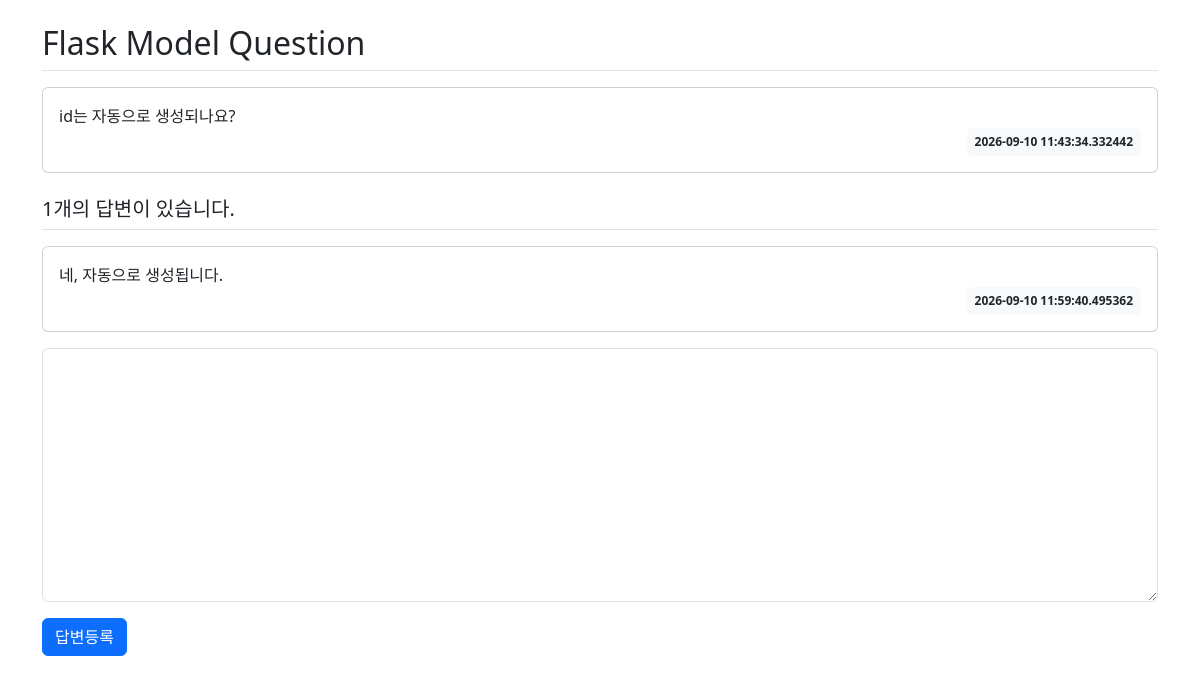
Page /question/detail/2 on the earlier database version.
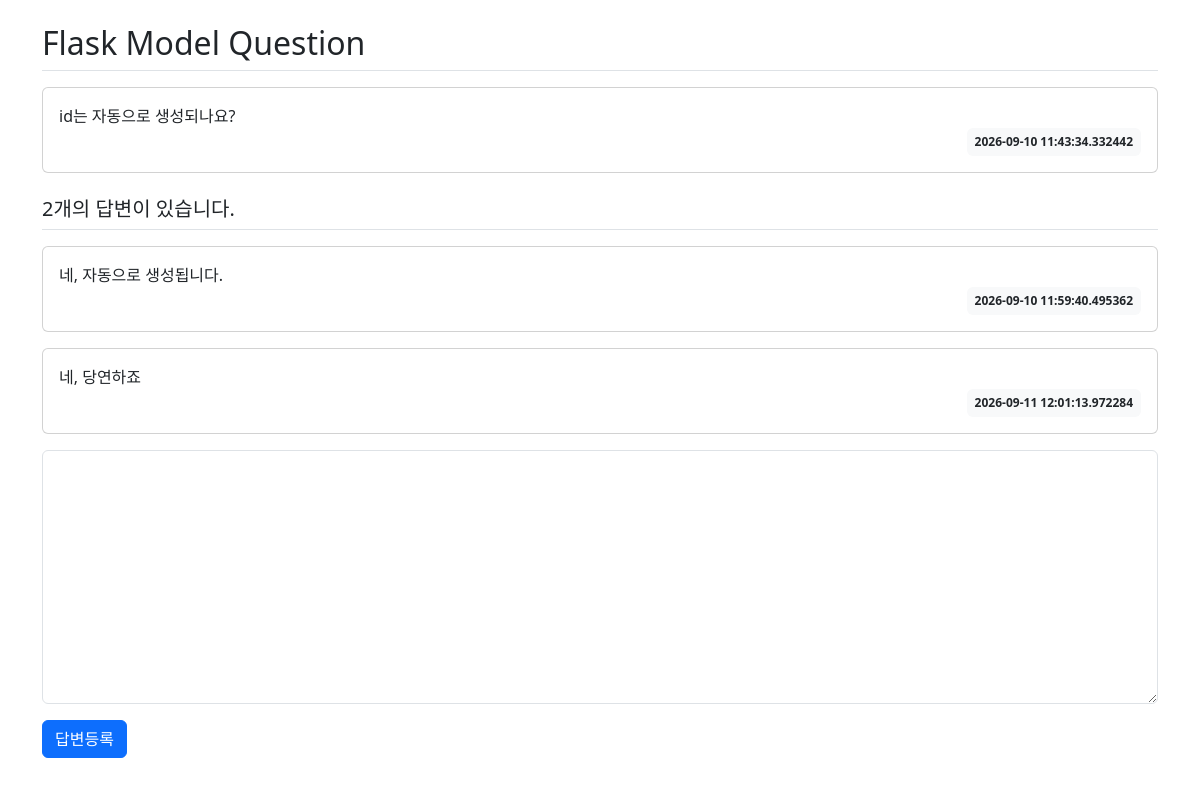
Same page on the later database version.
### pybo/models.py (models this page shows)
class Question(db.Model):
    id = db.Column(db.Integer, primary_key=True)
    subject = db.Column(db.String(200), nullable=False)
    content = db.Column(db.Text, nullable=False)
    create_date = db.Column(db.DateTime, nullable=False)

class Answer(db.Model):
    id = db.Column(db.Integer, primary_key=True)
    question_id = db.Column(db.Integer, db.ForeignKey('question.id', ondelete='CASCADE'))
    question = db.relationship(Question, backref=db.backref('answer_set'))
    content = db.Column(db.Text, nullable=False)
    create_date = db.Column(db.DateTime, nullable=False)

### pybo/views/question_views.py (the view)
@bp.route('/detail/<int:question_id>')
def detail(question_id):
    question = Question.query.get_or_404(question_id)
    return render_template('question/question_detail.html', question=question)

### pybo/templates/question/question_detail.html
<link rel="stylesheet" href="https://cdn.jsdelivr.net/npm/bootstrap@5.3.8/dist/css/bootstrap.min.css">
<div class="container my-3">
    <h2 class="border-bottom py-2">{{ question.subject }}</h2>
    <div class="card my-3">
        <div class="card-body">
            <div class="card-text" style="white-space: pre-line;">{{ question.content }}</div>
            <div class="d-flex justify-content-end">
                <div class="badge bg-light text-dark p-2">
                    {{ question.create_date }}
                </div>
            </div>
        </div>
    </div>
    <h5 class="border-bottom my-3 py-2">{{ question.answer_set|length }}개의 답변이 있습니다.</h5>
    {% for answer in question.answer_set %}
    <div class="card my-3">
        <div class="card-body">
            <div class="card-text" style="white-space: pre-line;">{{ answer.content }}</div>
            <div class="d-flex justify-content-end">
                <div class="badge bg-light text-dark p-2">
                    {{ answer.create_date }}
                </div>
            </div>
        </div>
    </div>
    {% endfor %}
    <form action="{{ url_for('answer.create', question_id=question.id) }}" method="post" class="my-3">
        <div class="mb-3">
            <textarea name="content" id="content" class="form-control" rows="10"></textarea>
        </div>
        <input type="submit" value="답변등록" class="btn btn-primary">
    </form>
</div>

Differences in the rows shown:
added Answer: content "네, 당연하죠", create_date "2026-09-11 12:01:13.972284"
Other differences:
{{ question.answer_set|length }}: "1" → "2"
